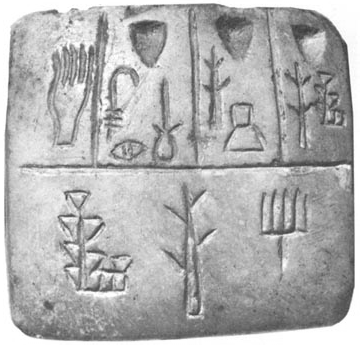
#> input picture CV-lecture-quizzes-python-master/2A-L4/images/tablet.png, 360 x 345 px
$ python find_template_2D.py   (Python 2 division)
#> lines starting #> are read from the running program, lines starting #| are printed output that depends on the picture; after the words box and inside, x2 and y2 are one past the last pixel; in counts of white or black regions, pixels touching at a corner belong together
import cv2
import numpy as np
import scipy.signal as sp


# Find template 2D
def find_template_2D(template, img):
    c = sp.correlate2d(img, template, mode='same')

    # These y, x coordinates represent the peak. This point needs to be
    # translated to be the top-left corner as the quiz suggests
    y, x = np.unravel_index(np.argmax(c), c.shape)
    return y - template.shape[0] // 2, x - template.shape[1] // 2

tablet = cv2.imread('../images/tablet.png', 0)
#> tablet is the input picture: shape (345, 360); min 57, max 255, mean 177.1
cv2.imshow('Tablet', tablet)

glyph = tablet[74:165, 149:184]
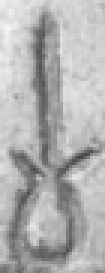
#> glyph: shape (91, 35) (shown 3 times larger); min 69, max 245, mean 177.3
cv2.imshow('Glyph', glyph)

tablet_2 = 1. * tablet - np.mean(tablet)
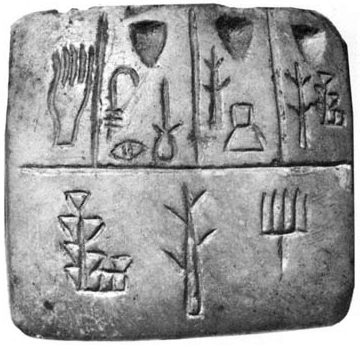
#> tablet_2: shape (345, 360) float64; min -120.1, max 77.88, mean 0; drawn with min black and max white
glyph_2 = 1. * glyph - np.mean(glyph)
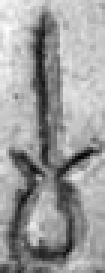
#> glyph_2: shape (91, 35) float64 (shown 3 times larger); min -108.3, max 67.7, mean 0; drawn with min black and max white


cv2.imshow('Tablet 2', tablet_2)
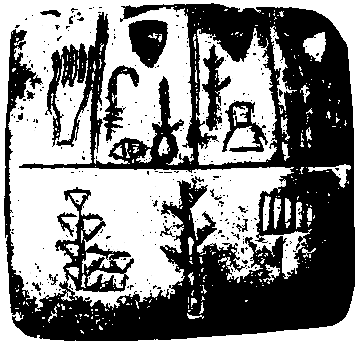
#> window 'Tablet 2': shape (345, 360); min 0, max 255, mean 134.3
cv2.imshow('Glyph 2', glyph_2)
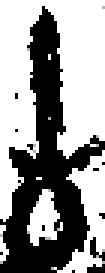
#> window 'Glyph 2': shape (91, 35) (shown 3 times larger); min 0, max 255, mean 151.2


y, x = find_template_2D(glyph_2, tablet_2)
#> in find_template_2D, `c = sp.correlate2d(img, template, mode='same')`:
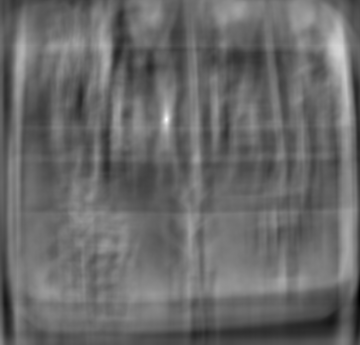
#> c: shape (345, 360) float64; min -2883909.7, max 4136482.6, mean 32808.4; drawn with min black and max white
#> in find_template_2D, `y, x = np.unravel_index(np.argmax(c), c.shape)`: y = 119; x = 166
#> y = 74; x = 149
print "Y: {}, X: {}".format(y, x)
#| Y: 74, X: 149

# The code below is not part of the quiz but helps to verify the results are
# what we are looking for.
tablet = cv2.cvtColor(tablet, code=cv2.COLOR_GRAY2BGR)
cv2.rectangle(tablet, (x, y), (x + glyph.shape[1], y + glyph.shape[0]),
              (0, 0, 255), thickness=2)
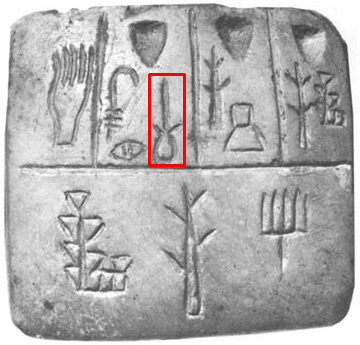
#> tablet: shape (345, 360, 3); 0.61% of pixels changed, all inside (x1, y1, x2, y2) = (148, 73, 186, 167)
cv2.imshow('Rectangle', tablet)
cv2.waitKey(0)
